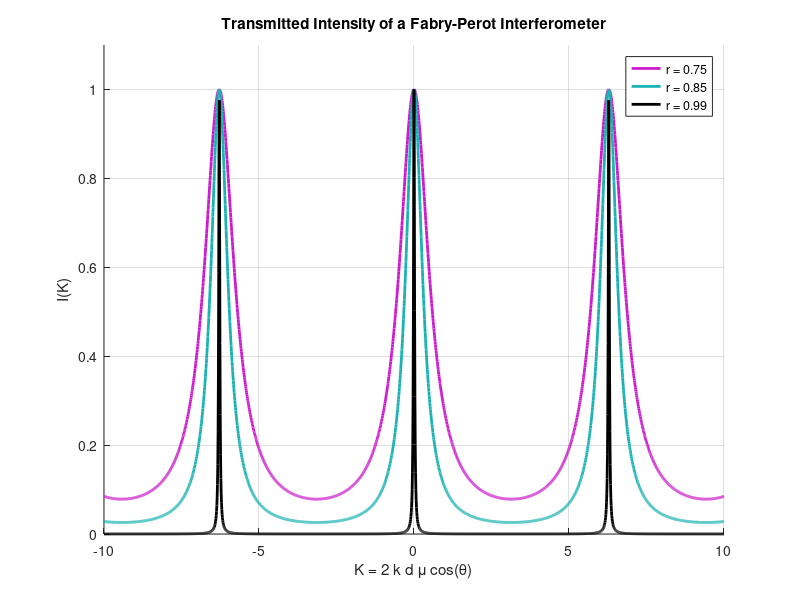
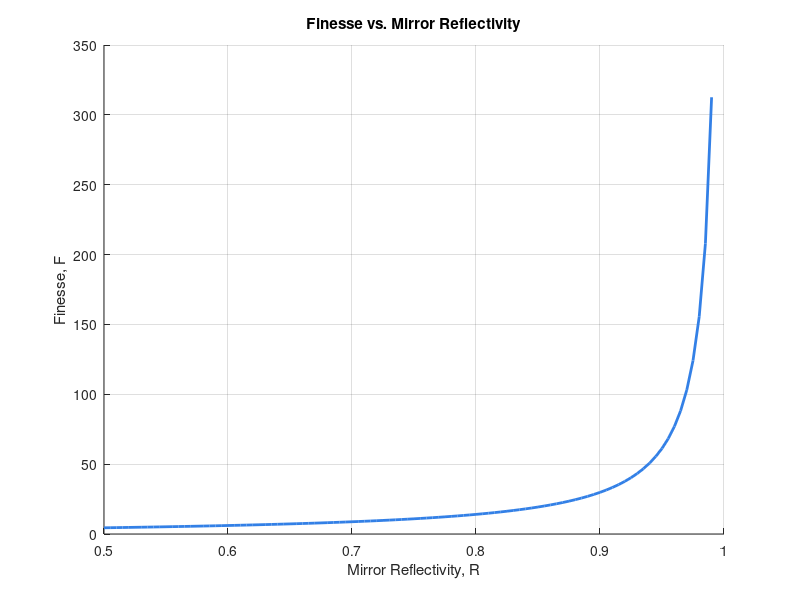
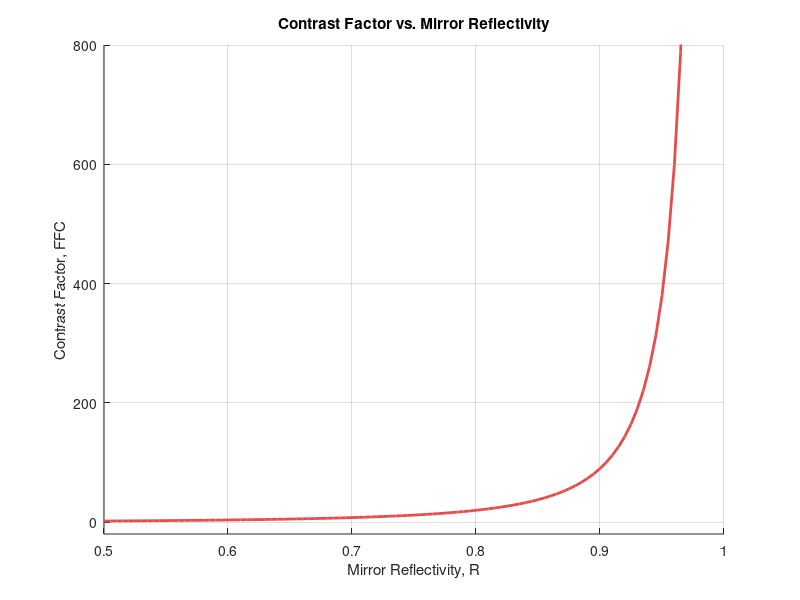

Write MATLAB code to recreate these figures, in order.
%%%%%%%%%%%%%%%%%%%%%%%%%%%%%%%%%%%%%%%%%%%%%%%%%%%%%%%%%%
% Fabry-Perot: Transmitted Intensity vs. Phase K
%%%%%%%%%%%%%%%%%%%%%%%%%%%%%%%%%%%%%%%%%%%%%%%%%%%%%%%%%%

clear; close all; clc;

% Define phase range
K = -10:0.01:10;

% Helper function for transmitted intensity
fp_intensity = @(r, K) 1 ./ (1 + (4*r.^2 ./ (1-r.^2).^2) .* sin(K/2).^2);

% Mirror reflectivities to compare
reflectivities = [0.75, 0.85, 0.99];
colors = [0.8 0.1 0.8; 0.1 0.7 0.7; 0.0 0.0 0.0]; % For plotting

figure('Name','Fabry-Perot Transmitted Intensity');
hold on; grid on;

for i = 1:length(reflectivities)
    r = reflectivities(i);
    I = fp_intensity(r, K);
    plot(K, I, 'LineWidth', 2, 'Color', colors(i,:), ...
        'DisplayName',['r = ', num2str(r)]);
end

axis([-10, 10, 0, 1.1]);
xlabel('K = 2 k d \mu cos(\theta)');
ylabel('I(K)');
title('Transmitted Intensity of a Fabry-Perot Interferometer');
legend('show');

%%%%%%%%%%%%%%%%%%%%%%%%%%%%%%%%%%%%%%%%%%%%%%%%%%%%%%%%%%
% Finesse vs. Mirror Reflectivity
%%%%%%%%%%%%%%%%%%%%%%%%%%%%%%%%%%%%%%%%%%%%%%%%%%%%%%%%%%
figure('Name','Finesse vs. Reflectivity'); 
hold on; grid on;

rVals = 0.5:0.005:0.99;
F = pi * sqrt(rVals) ./ (1 - rVals); % Standard approximate finesse

plot(rVals, F, 'LineWidth', 2, 'Color', [0.2 0.5 0.9]);
xlabel('Mirror Reflectivity, R');
ylabel('Finesse, F');
title('Finesse vs. Mirror Reflectivity');

%%%%%%%%%%%%%%%%%%%%%%%%%%%%%%%%%%%%%%%%%%%%%%%%%%%%%%%%%%
% Contrast Factor vs. Mirror Reflectivity
%%%%%%%%%%%%%%%%%%%%%%%%%%%%%%%%%%%%%%%%%%%%%%%%%%%%%%%%%%
figure('Name','Contrast Factor vs. Reflectivity');
hold on; grid on;

FFC = 4 * rVals.^2 ./ (1 - rVals.^2).^2; % Contrast factor
plot(rVals, FFC, 'LineWidth', 2, 'Color', [0.9 0.3 0.3]);
ylim([-20, 800]);
xlabel('Mirror Reflectivity, R');
ylabel('Contrast Factor, FFC');
title('Contrast Factor vs. Mirror Reflectivity');
